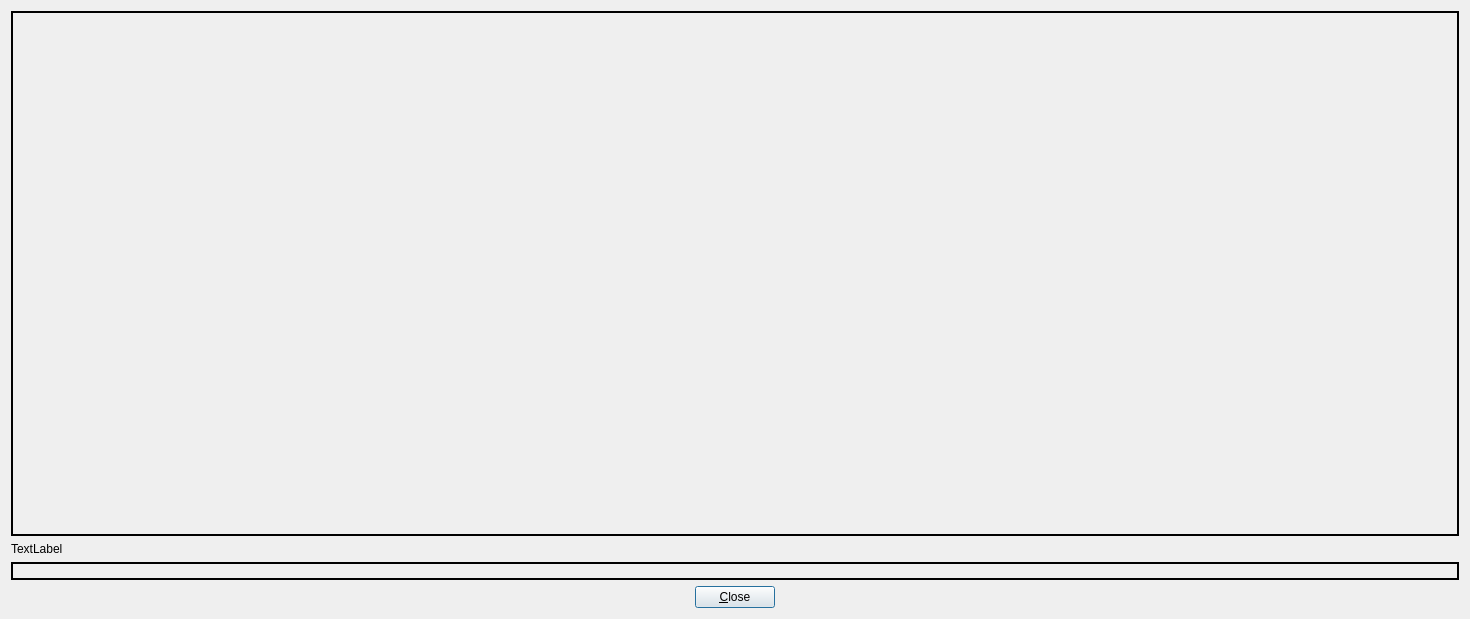
<?xml version="1.0" encoding="UTF-8"?>
<ui version="4.0">
 <class>vvAboutDialog</class>
 <widget class="QDialog" name="vvAboutDialog">
  <property name="geometry">
   <rect>
    <x>0</x>
    <y>0</y>
    <width>1470</width>
    <height>619</height>
   </rect>
  </property>
  <property name="sizePolicy">
   <sizepolicy hsizetype="Preferred" vsizetype="Preferred">
    <horstretch>0</horstretch>
    <verstretch>0</verstretch>
   </sizepolicy>
  </property>
  <property name="windowTitle">
   <string>About ...</string>
  </property>
  <property name="windowIcon">
   <iconset>
    <normaloff>../logo.ico</normaloff>../logo.ico</iconset>
  </property>
  <property name="sizeGripEnabled">
   <bool>false</bool>
  </property>
  <property name="modal">
   <bool>true</bool>
  </property>
  <layout class="QVBoxLayout" name="verticalLayout">
   <item>
    <widget class="QLabel" name="splashLabel">
     <property name="sizePolicy">
      <sizepolicy hsizetype="MinimumExpanding" vsizetype="MinimumExpanding">
       <horstretch>50</horstretch>
       <verstretch>50</verstretch>
      </sizepolicy>
     </property>
     <property name="toolTip">
      <string notr="true"/>
     </property>
     <property name="frameShape">
      <enum>QFrame::Box</enum>
     </property>
     <property name="lineWidth">
      <number>2</number>
     </property>
     <property name="text">
      <string notr="true"/>
     </property>
     <property name="pixmap">
      <pixmap resource="vvResources.qrc">:/vvResources/SoftwareInformation/About.png</pixmap>
     </property>
     <property name="scaledContents">
      <bool>true</bool>
     </property>
    </widget>
   </item>
   <item>
    <widget class="QLabel" name="copyrightLabel">
     <property name="text">
      <string>TextLabel</string>
     </property>
     <property name="openExternalLinks">
      <bool>true</bool>
     </property>
    </widget>
   </item>
   <item>
    <widget class="QLabel" name="detailsLabel">
     <property name="frameShape">
      <enum>QFrame::Box</enum>
     </property>
     <property name="lineWidth">
      <number>2</number>
     </property>
     <property name="text">
      <string/>
     </property>
     <property name="textFormat">
      <enum>Qt::RichText</enum>
     </property>
     <property name="alignment">
      <set>Qt::AlignJustify|Qt::AlignVCenter</set>
     </property>
     <property name="wordWrap">
      <bool>true</bool>
     </property>
     <property name="margin">
      <number>2</number>
     </property>
     <property name="openExternalLinks">
      <bool>true</bool>
     </property>
    </widget>
   </item>
   <item>
    <layout class="QHBoxLayout" name="horizontalLayout">
     <item>
      <widget class="QPushButton" name="closeButton">
       <property name="sizePolicy">
        <sizepolicy hsizetype="Fixed" vsizetype="Fixed">
         <horstretch>0</horstretch>
         <verstretch>0</verstretch>
        </sizepolicy>
       </property>
       <property name="text">
        <string>&amp;Close</string>
       </property>
       <property name="default">
        <bool>true</bool>
       </property>
      </widget>
     </item>
    </layout>
   </item>
  </layout>
 </widget>
 <resources>
  <include location="vvResources.qrc"/>
 </resources>
 <connections/>
</ui>
